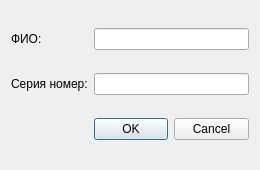
<?xml version="1.0" encoding="UTF-8"?>
<ui version="4.0">
 <class>EditPassWindow</class>
 <widget class="QDialog" name="EditPassWindow">
  <property name="geometry">
   <rect>
    <x>0</x>
    <y>0</y>
    <width>260</width>
    <height>170</height>
   </rect>
  </property>
  <property name="minimumSize">
   <size>
    <width>260</width>
    <height>170</height>
   </size>
  </property>
  <property name="maximumSize">
   <size>
    <width>260</width>
    <height>170</height>
   </size>
  </property>
  <property name="windowTitle">
   <string>Dialog</string>
  </property>
  <layout class="QGridLayout" name="gridLayout">
   <item row="0" column="0">
    <widget class="QLabel" name="label_3">
     <property name="text">
      <string>ФИО:</string>
     </property>
    </widget>
   </item>
   <item row="0" column="1">
    <widget class="QLineEdit" name="fullNameEdit">
     <property name="maxLength">
      <number>60</number>
     </property>
     <property name="readOnly">
      <bool>false</bool>
     </property>
    </widget>
   </item>
   <item row="1" column="0">
    <widget class="QLabel" name="label">
     <property name="text">
      <string>Серия номер:</string>
     </property>
    </widget>
   </item>
   <item row="1" column="1">
    <widget class="QLineEdit" name="passportEdit">
     <property name="maxLength">
      <number>11</number>
     </property>
    </widget>
   </item>
   <item row="2" column="1">
    <widget class="QDialogButtonBox" name="buttonBox">
     <property name="orientation">
      <enum>Qt::Horizontal</enum>
     </property>
     <property name="standardButtons">
      <set>QDialogButtonBox::Cancel|QDialogButtonBox::Ok</set>
     </property>
    </widget>
   </item>
  </layout>
 </widget>
 <resources/>
 <connections>
  <connection>
   <sender>buttonBox</sender>
   <signal>accepted()</signal>
   <receiver>EditPassWindow</receiver>
   <slot>accept()</slot>
   <hints>
    <hint type="sourcelabel">
     <x>248</x>
     <y>254</y>
    </hint>
    <hint type="destinationlabel">
     <x>157</x>
     <y>274</y>
    </hint>
   </hints>
  </connection>
  <connection>
   <sender>buttonBox</sender>
   <signal>rejected()</signal>
   <receiver>EditPassWindow</receiver>
   <slot>reject()</slot>
   <hints>
    <hint type="sourcelabel">
     <x>316</x>
     <y>260</y>
    </hint>
    <hint type="destinationlabel">
     <x>286</x>
     <y>274</y>
    </hint>
   </hints>
  </connection>
 </connections>
</ui>
